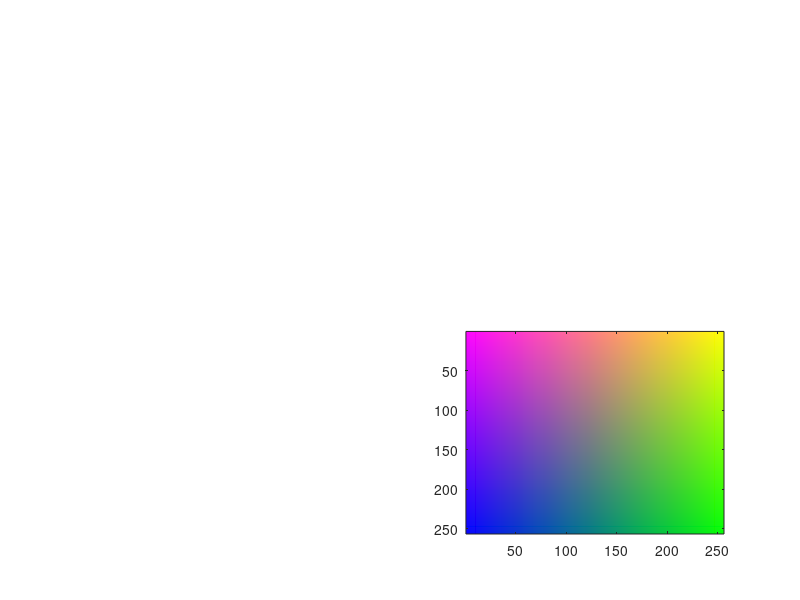

Recreate this plot in MATLAB.
clear all;
x=zeros(256,256,3);

%Composite
x(1,:,1)=255/255;
x(2,:,1)=254/255;
x(3,:,1)=253/255;
x(4,:,1)=252/255;
x(5,:,1)=251/255;
x(6,:,1)=250/255;
x(7,:,1)=249/255;
x(8,:,1)=248/255;
x(9,:,1)=247/255;
x(10,:,1)=246/255;
x(11,:,1)=245/255;
x(12,:,1)=244/255;
x(13,:,1)=243/255;
x(14,:,1)=242/255;
x(15,:,1)=241/255;
x(16,:,1)=240/255;
x(17,:,1)=239/255;
x(18,:,1)=238/255;
x(19,:,1)=237/255;
x(20,:,1)=236/255;
x(21,:,1)=235/255;
x(22,:,1)=234/255;
x(23,:,1)=233/255;
x(24,:,1)=232/255;
x(25,:,1)=231/255;
x(26,:,1)=230/255;
x(27,:,1)=229/255;
x(28,:,1)=228/255;
x(29,:,1)=227/255;
x(30,:,1)=226/255;
x(31,:,1)=225/255;
x(32,:,1)=224/255;
x(33,:,1)=223/255;
x(34,:,1)=222/255;
x(35,:,1)=221/255;
x(36,:,1)=220/255;
x(37,:,1)=219/255;
x(38,:,1)=218/255;
x(39,:,1)=217/255;
x(40,:,1)=216/255;
x(41,:,1)=215/255;
x(42,:,1)=214/255;
x(43,:,1)=213/255;
x(44,:,1)=212/255;
x(45,:,1)=212/255;
x(46,:,1)=211/255;
x(47,:,1)=210/255;
x(48,:,1)=209/255;
x(49,:,1)=208/255;
x(50,:,1)=207/255;
x(51,:,1)=206/255;
x(52,:,1)=205/255;
x(53,:,1)=204/255;
x(54,:,1)=203/255;
x(55,:,1)=202/255;
x(56,:,1)=201/255;
x(57,:,1)=200/255;
x(58,:,1)=199/255;
x(59,:,1)=198/255;
x(60,:,1)=197/255;
x(61,:,1)=196/255;
x(62,:,1)=195/255;
x(63,:,1)=194/255;
x(64,:,1)=193/255;
x(65,:,1)=192/255;
x(66,:,1)=191/255;
x(67,:,1)=190/255;
x(68,:,1)=189/255;
x(69,:,1)=188/255;
x(70,:,1)=187/255;
x(71,:,1)=186/255;
x(72,:,1)=185/255;
x(73,:,1)=184/255;
x(74,:,1)=183/255;
x(75,:,1)=182/255;
x(76,:,1)=181/255;
x(77,:,1)=180/255;
x(78,:,1)=179/255;
x(79,:,1)=178/255;
x(80,:,1)=177/255;
x(81,:,1)=176/255;
x(82,:,1)=175/255;
x(83,:,1)=174/255;
x(84,:,1)=173/255;
x(85,:,1)=172/255;
x(86,:,1)=171/255;
x(87,:,1)=170/255;
x(88,:,1)=169/255;
x(89,:,1)=168/255;
x(90,:,1)=167/255;
x(91,:,1)=166/255;
x(92,:,1)=165/255;
x(93,:,1)=164/255;
x(94,:,1)=163/255;
x(95,:,1)=162/255;
x(96,:,1)=161/255;
x(97,:,1)=160/255;
x(98,:,1)=159/255;
x(99,:,1)=158/255;
x(100,:,1)=157/255;
x(101,:,1)=156/255;
x(102,:,1)=155/255;
x(103,:,1)=154/255;
x(104,:,1)=153/255;
x(105,:,1)=152/255;
x(106,:,1)=151/255;
x(107,:,1)=150/255;
x(108,:,1)=149/255;
x(109,:,1)=148/255;
x(110,:,1)=147/255;
x(111,:,1)=146/255;
x(112,:,1)=145/255;
x(113,:,1)=144/255;
x(114,:,1)=143/255;
x(115,:,1)=142/255;
x(116,:,1)=141/255;
x(117,:,1)=140/255;
x(118,:,1)=139/255;
x(119,:,1)=138/255;
x(120,:,1)=137/255;
x(121,:,1)=136/255;
x(122,:,1)=135/255;
x(123,:,1)=134/255;
x(124,:,1)=133/255;
x(125,:,1)=132/255;
x(126,:,1)=131/255;
x(127,:,1)=130/255;
x(128,:,1)=129/255;
x(129,:,1)=128/255;
x(130,:,1)=127/255;
x(131,:,1)=126/255;
x(132,:,1)=125/255;
x(133,:,1)=124/255;
x(134,:,1)=123/255;
x(135,:,1)=122/255;
x(136,:,1)=121/255;
x(137,:,1)=120/255;
x(138,:,1)=119/255;
x(139,:,1)=119/255;
x(140,:,1)=118/255;
x(141,:,1)=117/255;
x(142,:,1)=116/255;
x(143,:,1)=115/255;
x(144,:,1)=114/255;
x(145,:,1)=113/255;
x(146,:,1)=112/255;
x(147,:,1)=111/255;
x(148,:,1)=110/255;
x(149,:,1)=109/255;
x(150,:,1)=109/255;
x(151,:,1)=108/255;
x(152,:,1)=107/255;
x(153,:,1)=106/255;
x(154,:,1)=105/255;
x(155,:,1)=104/255;
x(156,:,1)=103/255;
x(157,:,1)=102/255;
x(158,:,1)=101/255;
x(159,:,1)=100/255;
x(160,:,1)=99/255;
x(161,:,1)=98/255;
x(162,:,1)=97/255;
x(163,:,1)=96/255;
x(164,:,1)=95/255;
x(165,:,1)=94/255;
x(166,:,1)=93/255;
x(167,:,1)=92/255;
x(168,:,1)=91/255;
x(169,:,1)=90/255;
x(170,:,1)=89/255;
x(171,:,1)=88/255;
x(172,:,1)=87/255;
x(173,:,1)=86/255;
x(174,:,1)=85/255;
x(175,:,1)=84/255;
x(176,:,1)=83/255;
x(177,:,1)=82/255;
x(178,:,1)=81/255;
x(179,:,1)=80/255;
x(180,:,1)=79/255;
x(181,:,1)=79/255;
x(182,:,1)=78/255;
x(183,:,1)=77/255;
x(184,:,1)=76/255;
x(185,:,1)=75/255;
x(186,:,1)=74/255;
x(187,:,1)=73/255;
x(188,:,1)=72/255;
x(189,:,1)=71/255;
x(190,:,1)=69/255;
x(191,:,1)=69/255;
x(192,:,1)=68/255;
x(193,:,1)=67/255;
x(194,:,1)=66/255;
x(195,:,1)=65/255;
x(196,:,1)=64/255;
x(197,:,1)=63/255;
x(198,:,1)=62/255;
x(199,:,1)=61/255;
x(200,:,1)=60/255;
x(200,:,1)=59/255;
x(201,:,1)=58/255;
x(202,:,1)=57/255;
x(203,:,1)=56/255;
x(204,:,1)=55/255;
x(205,:,1)=54/255;
x(206,:,1)=53/255;
x(207,:,1)=52/255;
x(208,:,1)=51/255;
x(209,:,1)=50/255;
x(210,:,1)=49/255;
x(211,:,1)=49/255;
x(212,:,1)=48/255;
x(213,:,1)=47/255;
x(214,:,1)=46/255;
x(215,:,1)=45/255;
x(216,:,1)=44/255;
x(217,:,1)=43/255;
x(218,:,1)=42/255;
x(219,:,1)=41/255;
x(220,:,1)=40/255;
x(221,:,1)=39/255;
x(222,:,1)=39/255;
x(223,:,1)=38/255;
x(224,:,1)=37/255;
x(225,:,1)=36/255;
x(226,:,1)=35/255;
x(227,:,1)=34/255;
x(228,:,1)=33/255;
x(229,:,1)=32/255;
x(230,:,1)=31/255;
x(231,:,1)=30/255;
x(232,:,1)=29/255;
x(233,:,1)=28/255;
x(234,:,1)=27/255;
x(235,:,1)=26/255;
x(236,:,1)=25/255;
x(237,:,1)=24/255;
x(238,:,1)=23/255;
x(239,:,1)=22/255;
x(240,:,1)=21/255;
x(241,:,1)=20/255;
x(242,:,1)=19/255;
x(243,:,1)=19/255;
x(244,:,1)=18/255;
x(245,:,1)=17/255;
x(246,:,1)=16/255;
x(248,:,1)=15/255;
x(249,:,1)=14/255;
x(250,:,1)=13/255;
x(251,:,1)=12/255;
x(252,:,1)=11/255;
x(253,:,1)=9/255;
x(254,:,1)=8/255;
x(255,:,1)=7/255;
x(256,:,1)=6/255;

x(1,:,2)=255/255;
x(2,:,2)=254/255;
x(3,:,2)=253/255;
x(4,:,2)=252/255;
x(5,:,2)=251/255;
x(6,:,2)=250/255;
x(7,:,2)=249/255;
x(8,:,2)=248/255;
x(9,:,2)=247/255;
x(10,:,2)=246/255;
x(11,:,2)=245/255;
x(12,:,2)=244/255;
x(13,:,2)=243/255;
x(14,:,2)=242/255;
x(15,:,2)=241/255;
x(16,:,2)=240/255;
x(17,:,2)=239/255;
x(18,:,2)=238/255;
x(19,:,2)=237/255;
x(20,:,2)=236/255;
x(21,:,2)=235/255;
x(22,:,2)=234/255;
x(23,:,2)=233/255;
x(24,:,2)=232/255;
x(25,:,2)=231/255;
x(26,:,2)=230/255;
x(27,:,2)=229/255;
x(28,:,2)=228/255;
x(29,:,2)=227/255;
x(30,:,2)=226/255;
x(31,:,2)=225/255;
x(32,:,2)=224/255;
x(33,:,2)=223/255;
x(34,:,2)=222/255;
x(35,:,2)=221/255;
x(36,:,2)=220/255;
x(37,:,2)=219/255;
x(38,:,2)=218/255;
x(39,:,2)=217/255;
x(40,:,2)=216/255;
x(41,:,2)=215/255;
x(42,:,2)=214/255;
x(43,:,2)=213/255;
x(44,:,2)=212/255;
x(45,:,2)=212/255;
x(46,:,2)=211/255;
x(47,:,2)=210/255;
x(48,:,2)=209/255;
x(49,:,2)=208/255;
x(50,:,2)=207/255;
x(51,:,2)=206/255;
x(52,:,2)=205/255;
x(53,:,2)=204/255;
x(54,:,2)=203/255;
x(55,:,2)=202/255;
x(56,:,2)=201/255;
x(57,:,2)=200/255;
x(58,:,2)=199/255;
x(59,:,2)=198/255;
x(60,:,2)=197/255;
x(61,:,2)=196/255;
x(62,:,2)=195/255;
x(63,:,2)=194/255;
x(64,:,2)=193/255;
x(65,:,2)=192/255;
x(66,:,2)=191/255;
x(67,:,2)=190/255;
x(68,:,2)=189/255;
x(69,:,2)=188/255;
x(70,:,2)=187/255;
x(71,:,2)=186/255;
x(72,:,2)=185/255;
x(73,:,2)=184/255;
x(74,:,2)=183/255;
x(75,:,2)=182/255;
x(76,:,2)=181/255;
x(77,:,2)=180/255;
x(78,:,2)=179/255;
x(79,:,2)=178/255;
x(80,:,2)=177/255;
x(81,:,2)=176/255;
x(82,:,2)=175/255;
x(83,:,2)=174/255;
x(84,:,2)=173/255;
x(85,:,2)=172/255;
x(86,:,2)=171/255;
x(87,:,2)=170/255;
x(88,:,2)=169/255;
x(89,:,2)=168/255;
x(90,:,2)=167/255;
x(91,:,2)=166/255;
x(92,:,2)=165/255;
x(93,:,2)=164/255;
x(94,:,2)=163/255;
x(95,:,2)=162/255;
x(96,:,2)=161/255;
x(97,:,2)=160/255;
x(98,:,2)=159/255;
x(99,:,2)=158/255;
x(100,:,2)=157/255;
x(101,:,2)=156/255;
x(102,:,2)=155/255;
x(103,:,2)=154/255;
x(104,:,2)=153/255;
x(105,:,2)=152/255;
x(106,:,2)=151/255;
x(107,:,2)=150/255;
x(108,:,2)=149/255;
x(109,:,2)=148/255;
x(110,:,2)=147/255;
x(111,:,2)=146/255;
x(112,:,2)=145/255;
x(113,:,2)=144/255;
x(114,:,2)=143/255;
x(115,:,2)=142/255;
x(116,:,2)=141/255;
x(117,:,2)=140/255;
x(118,:,2)=139/255;
x(119,:,2)=138/255;
x(120,:,2)=137/255;
x(121,:,2)=136/255;
x(122,:,2)=135/255;
x(123,:,2)=134/255;
x(124,:,2)=133/255;
x(125,:,2)=132/255;
x(126,:,2)=131/255;
x(127,:,2)=130/255;
x(128,:,2)=129/255;
x(129,:,2)=128/255;
x(130,:,2)=127/255;
x(131,:,2)=126/255;
x(132,:,2)=125/255;
x(133,:,2)=124/255;
x(134,:,2)=123/255;
x(135,:,2)=122/255;
x(136,:,2)=121/255;
x(137,:,2)=120/255;
x(138,:,2)=119/255;
x(139,:,2)=119/255;
x(140,:,2)=118/255;
x(141,:,2)=117/255;
x(142,:,2)=116/255;
x(143,:,2)=115/255;
x(144,:,2)=114/255;
x(145,:,2)=113/255;
x(146,:,2)=112/255;
x(147,:,2)=111/255;
x(148,:,2)=110/255;
x(149,:,2)=109/255;
x(150,:,2)=109/255;
x(151,:,2)=108/255;
x(152,:,2)=107/255;
x(153,:,2)=106/255;
x(154,:,2)=105/255;
x(155,:,2)=104/255;
x(156,:,2)=103/255;
x(157,:,2)=102/255;
x(158,:,2)=101/255;
x(159,:,2)=100/255;
x(160,:,2)=99/255;
x(161,:,2)=98/255;
x(162,:,2)=97/255;
x(163,:,2)=96/255;
x(164,:,2)=95/255;
x(165,:,2)=94/255;
x(166,:,2)=93/255;
x(167,:,2)=92/255;
x(168,:,2)=91/255;
x(169,:,2)=90/255;
x(170,:,2)=89/255;
x(171,:,2)=88/255;
x(172,:,2)=87/255;
x(173,:,2)=86/255;
x(174,:,2)=85/255;
x(175,:,2)=84/255;
x(176,:,2)=83/255;
x(177,:,2)=82/255;
x(178,:,2)=81/255;
x(179,:,2)=80/255;
x(180,:,2)=79/255;
x(181,:,2)=79/255;
x(182,:,2)=78/255;
x(183,:,2)=77/255;
x(184,:,2)=76/255;
x(185,:,2)=75/255;
x(186,:,2)=74/255;
x(187,:,2)=73/255;
x(188,:,2)=72/255;
x(189,:,2)=71/255;
x(190,:,2)=69/255;
x(191,:,2)=69/255;
x(192,:,2)=68/255;
x(193,:,2)=67/255;
x(194,:,2)=66/255;
x(195,:,2)=65/255;
x(196,:,2)=64/255;
x(197,:,2)=63/255;
x(198,:,2)=62/255;
x(199,:,2)=61/255;
x(200,:,2)=60/255;
x(200,:,2)=59/255;
x(201,:,2)=58/255;
x(202,:,2)=57/255;
x(203,:,2)=56/255;
x(204,:,2)=55/255;
x(205,:,2)=54/255;
x(206,:,2)=53/255;
x(207,:,2)=52/255;
x(208,:,2)=51/255;
x(209,:,2)=50/255;
x(210,:,2)=49/255;
x(211,:,2)=49/255;
x(212,:,2)=48/255;
x(213,:,2)=47/255;
x(214,:,2)=46/255;
x(215,:,2)=45/255;
x(216,:,2)=44/255;
x(217,:,2)=43/255;
x(218,:,2)=42/255;
x(219,:,2)=41/255;
x(220,:,2)=40/255;
x(221,:,2)=39/255;
x(222,:,2)=39/255;
x(223,:,2)=38/255;
x(224,:,2)=37/255;
x(225,:,2)=36/255;
x(226,:,2)=35/255;
x(227,:,2)=34/255;
x(228,:,2)=33/255;
x(229,:,2)=32/255;
x(230,:,2)=31/255;
x(231,:,2)=30/255;
x(232,:,2)=29/255;
x(233,:,2)=28/255;
x(234,:,2)=27/255;
x(235,:,2)=26/255;
x(236,:,2)=25/255;
x(237,:,2)=24/255;
x(238,:,2)=23/255;
x(239,:,2)=22/255;
x(240,:,2)=21/255;
x(241,:,2)=20/255;
x(242,:,2)=19/255;
x(243,:,2)=19/255;
x(244,:,2)=18/255;
x(245,:,2)=17/255;
x(246,:,2)=16/255;
x(248,:,2)=15/255;
x(249,:,2)=14/255;
x(250,:,2)=13/255;
x(251,:,2)=12/255;
x(252,:,2)=11/255;
x(253,:,2)=9/255;
x(254,:,2)=8/255;
x(255,:,2)=7/255;
x(256,:,2)=6/255;
x(:,:,2)=rot90(rot90(rot90(x(:,:,2))));

x(1,:,3)=255/255;
x(2,:,3)=254/255;
x(3,:,3)=253/255;
x(4,:,3)=252/255;
x(5,:,3)=251/255;
x(6,:,3)=250/255;
x(7,:,3)=249/255;
x(8,:,3)=248/255;
x(9,:,3)=247/255;
x(10,:,3)=246/255;
x(11,:,3)=245/255;
x(12,:,3)=244/255;
x(13,:,3)=243/255;
x(14,:,3)=242/255;
x(15,:,3)=241/255;
x(16,:,3)=240/255;
x(17,:,3)=239/255;
x(18,:,3)=238/255;
x(19,:,3)=237/255;
x(20,:,3)=236/255;
x(21,:,3)=235/255;
x(22,:,3)=234/255;
x(23,:,3)=233/255;
x(24,:,3)=232/255;
x(25,:,3)=231/255;
x(26,:,3)=230/255;
x(27,:,3)=229/255;
x(28,:,3)=228/255;
x(29,:,3)=227/255;
x(30,:,3)=226/255;
x(31,:,3)=225/255;
x(32,:,3)=224/255;
x(33,:,3)=223/255;
x(34,:,3)=222/255;
x(35,:,3)=221/255;
x(36,:,3)=220/255;
x(37,:,3)=219/255;
x(38,:,3)=218/255;
x(39,:,3)=217/255;
x(40,:,3)=216/255;
x(41,:,3)=215/255;
x(42,:,3)=214/255;
x(43,:,3)=213/255;
x(44,:,3)=212/255;
x(45,:,3)=212/255;
x(46,:,3)=211/255;
x(47,:,3)=210/255;
x(48,:,3)=209/255;
x(49,:,3)=208/255;
x(50,:,3)=207/255;
x(51,:,3)=206/255;
x(52,:,3)=205/255;
x(53,:,3)=204/255;
x(54,:,3)=203/255;
x(55,:,3)=202/255;
x(56,:,3)=201/255;
x(57,:,3)=200/255;
x(58,:,3)=199/255;
x(59,:,3)=198/255;
x(60,:,3)=197/255;
x(61,:,3)=196/255;
x(62,:,3)=195/255;
x(63,:,3)=194/255;
x(64,:,3)=193/255;
x(65,:,3)=192/255;
x(66,:,3)=191/255;
x(67,:,3)=190/255;
x(68,:,3)=189/255;
x(69,:,3)=188/255;
x(70,:,3)=187/255;
x(71,:,3)=186/255;
x(72,:,3)=185/255;
x(73,:,3)=184/255;
x(74,:,3)=183/255;
x(75,:,3)=182/255;
x(76,:,3)=181/255;
x(77,:,3)=180/255;
x(78,:,3)=179/255;
x(79,:,3)=178/255;
x(80,:,3)=177/255;
x(81,:,3)=176/255;
x(82,:,3)=175/255;
x(83,:,3)=174/255;
x(84,:,3)=173/255;
x(85,:,3)=172/255;
x(86,:,3)=171/255;
x(87,:,3)=170/255;
x(88,:,3)=169/255;
x(89,:,3)=168/255;
x(90,:,3)=167/255;
x(91,:,3)=166/255;
x(92,:,3)=165/255;
x(93,:,3)=164/255;
x(94,:,3)=163/255;
x(95,:,3)=162/255;
x(96,:,3)=161/255;
x(97,:,3)=160/255;
x(98,:,3)=159/255;
x(99,:,3)=158/255;
x(100,:,3)=157/255;
x(101,:,3)=156/255;
x(102,:,3)=155/255;
x(103,:,3)=154/255;
x(104,:,3)=153/255;
x(105,:,3)=152/255;
x(106,:,3)=151/255;
x(107,:,3)=150/255;
x(108,:,3)=149/255;
x(109,:,3)=148/255;
x(110,:,3)=147/255;
x(111,:,3)=146/255;
x(112,:,3)=145/255;
x(113,:,3)=144/255;
x(114,:,3)=143/255;
x(115,:,3)=142/255;
x(116,:,3)=141/255;
x(117,:,3)=140/255;
x(118,:,3)=139/255;
x(119,:,3)=138/255;
x(120,:,3)=137/255;
x(121,:,3)=136/255;
x(122,:,3)=135/255;
x(123,:,3)=134/255;
x(124,:,3)=133/255;
x(125,:,3)=132/255;
x(126,:,3)=131/255;
x(127,:,3)=130/255;
x(128,:,3)=129/255;
x(129,:,3)=128/255;
x(130,:,3)=127/255;
x(131,:,3)=126/255;
x(132,:,3)=125/255;
x(133,:,3)=124/255;
x(134,:,3)=123/255;
x(135,:,3)=122/255;
x(136,:,3)=121/255;
x(137,:,3)=120/255;
x(138,:,3)=119/255;
x(139,:,3)=119/255;
x(140,:,3)=118/255;
x(141,:,3)=117/255;
x(142,:,3)=116/255;
x(143,:,3)=115/255;
x(144,:,3)=114/255;
x(145,:,3)=113/255;
x(146,:,3)=112/255;
x(147,:,3)=111/255;
x(148,:,3)=110/255;
x(149,:,3)=109/255;
x(150,:,3)=109/255;
x(151,:,3)=108/255;
x(152,:,3)=107/255;
x(153,:,3)=106/255;
x(154,:,3)=105/255;
x(155,:,3)=104/255;
x(156,:,3)=103/255;
x(157,:,3)=102/255;
x(158,:,3)=101/255;
x(159,:,3)=100/255;
x(160,:,3)=99/255;
x(161,:,3)=98/255;
x(162,:,3)=97/255;
x(163,:,3)=96/255;
x(164,:,3)=95/255;
x(165,:,3)=94/255;
x(166,:,3)=93/255;
x(167,:,3)=92/255;
x(168,:,3)=91/255;
x(169,:,3)=90/255;
x(170,:,3)=89/255;
x(171,:,3)=88/255;
x(172,:,3)=87/255;
x(173,:,3)=86/255;
x(174,:,3)=85/255;
x(175,:,3)=84/255;
x(176,:,3)=83/255;
x(177,:,3)=82/255;
x(178,:,3)=81/255;
x(179,:,3)=80/255;
x(180,:,3)=79/255;
x(181,:,3)=79/255;
x(182,:,3)=78/255;
x(183,:,3)=77/255;
x(184,:,3)=76/255;
x(185,:,3)=75/255;
x(186,:,3)=74/255;
x(187,:,3)=73/255;
x(188,:,3)=72/255;
x(189,:,3)=71/255;
x(190,:,3)=69/255;
x(191,:,3)=69/255;
x(192,:,3)=68/255;
x(193,:,3)=67/255;
x(194,:,3)=66/255;
x(195,:,3)=65/255;
x(196,:,3)=64/255;
x(197,:,3)=63/255;
x(198,:,3)=62/255;
x(199,:,3)=61/255;
x(200,:,3)=60/255;
x(200,:,3)=59/255;
x(201,:,3)=58/255;
x(202,:,3)=57/255;
x(203,:,3)=56/255;
x(204,:,3)=55/255;
x(205,:,3)=54/255;
x(206,:,3)=53/255;
x(207,:,3)=52/255;
x(208,:,3)=51/255;
x(209,:,3)=50/255;
x(210,:,3)=49/255;
x(211,:,3)=49/255;
x(212,:,3)=48/255;
x(213,:,3)=47/255;
x(214,:,3)=46/255;
x(215,:,3)=45/255;
x(216,:,3)=44/255;
x(217,:,3)=43/255;
x(218,:,3)=42/255;
x(219,:,3)=41/255;
x(220,:,3)=40/255;
x(221,:,3)=39/255;
x(222,:,3)=39/255;
x(223,:,3)=38/255;
x(224,:,3)=37/255;
x(225,:,3)=36/255;
x(226,:,3)=35/255;
x(227,:,3)=34/255;
x(228,:,3)=33/255;
x(229,:,3)=32/255;
x(230,:,3)=31/255;
x(231,:,3)=30/255;
x(232,:,3)=29/255;
x(233,:,3)=28/255;
x(234,:,3)=27/255;
x(235,:,3)=26/255;
x(236,:,3)=25/255;
x(237,:,3)=24/255;
x(238,:,3)=23/255;
x(239,:,3)=22/255;
x(240,:,3)=21/255;
x(241,:,3)=20/255;
x(242,:,3)=19/255;
x(243,:,3)=19/255;
x(244,:,3)=18/255;
x(245,:,3)=17/255;
x(246,:,3)=16/255;
x(248,:,3)=15/255;
x(249,:,3)=14/255;
x(250,:,3)=13/255;
x(251,:,3)=12/255;
x(252,:,3)=11/255;
x(253,:,3)=9/255;
x(254,:,3)=8/255;
x(255,:,3)=7/255;
x(256,:,3)=6/255;
x(:,:,3)=rot90(x(:,:,3));

subplot(2,2,4)
imagesc(x)

%Red Layer
r(1,:,1)=255/255;
r(2,:,1)=254/255;
r(3,:,1)=253/255;
r(4,:,1)=252/255;
r(5,:,1)=251/255;
r(6,:,1)=250/255;
r(7,:,1)=249/255;
r(8,:,1)=248/255;
r(9,:,1)=247/255;
r(10,:,1)=246/255;
r(11,:,1)=245/255;
r(12,:,1)=244/255;
r(13,:,1)=243/255;
r(14,:,1)=242/255;
r(15,:,1)=241/255;
r(16,:,1)=240/255;
r(17,:,1)=239/255;
r(18,:,1)=238/255;
r(19,:,1)=237/255;
r(20,:,1)=236/255;
r(21,:,1)=235/255;
r(22,:,1)=234/255;
r(23,:,1)=233/255;
r(24,:,1)=232/255;
r(25,:,1)=231/255;
r(26,:,1)=230/255;
r(27,:,1)=229/255;
r(28,:,1)=228/255;
r(29,:,1)=227/255;
r(30,:,1)=226/255;
r(31,:,1)=225/255;
r(32,:,1)=224/255;
r(33,:,1)=223/255;
r(34,:,1)=222/255;
r(35,:,1)=221/255;
r(36,:,1)=220/255;
r(37,:,1)=219/255;
r(38,:,1)=218/255;
r(39,:,1)=217/255;
r(40,:,1)=216/255;
r(41,:,1)=215/255;
r(42,:,1)=214/255;
r(43,:,1)=213/255;
r(44,:,1)=212/255;
r(45,:,1)=212/255;
r(46,:,1)=211/255;
r(47,:,1)=210/255;
r(48,:,1)=209/255;
r(49,:,1)=208/255;
r(50,:,1)=207/255;
r(51,:,1)=206/255;
r(52,:,1)=205/255;
r(53,:,1)=204/255;
r(54,:,1)=203/255;
r(55,:,1)=202/255;
r(56,:,1)=201/255;
r(57,:,1)=200/255;
r(58,:,1)=199/255;
r(59,:,1)=198/255;
r(60,:,1)=197/255;
r(61,:,1)=196/255;
r(62,:,1)=195/255;
r(63,:,1)=194/255;
r(64,:,1)=193/255;
r(65,:,1)=192/255;
r(66,:,1)=191/255;
r(67,:,1)=190/255;
r(68,:,1)=189/255;
r(69,:,1)=188/255;
r(70,:,1)=187/255;
r(71,:,1)=186/255;
r(72,:,1)=185/255;
r(73,:,1)=184/255;
r(74,:,1)=183/255;
r(75,:,1)=182/255;
r(76,:,1)=181/255;
r(77,:,1)=180/255;
r(78,:,1)=179/255;
r(79,:,1)=178/255;
r(80,:,1)=177/255;
r(81,:,1)=176/255;
r(82,:,1)=175/255;
r(83,:,1)=174/255;
r(84,:,1)=173/255;
r(85,:,1)=172/255;
r(86,:,1)=171/255;
r(87,:,1)=170/255;
r(88,:,1)=169/255;
r(89,:,1)=168/255;
r(90,:,1)=167/255;
r(91,:,1)=166/255;
r(92,:,1)=165/255;
r(93,:,1)=164/255;
r(94,:,1)=163/255;
r(95,:,1)=162/255;
r(96,:,1)=161/255;
r(97,:,1)=160/255;
r(98,:,1)=159/255;
r(99,:,1)=158/255;
r(100,:,1)=157/255;
r(101,:,1)=156/255;
r(102,:,1)=155/255;
r(103,:,1)=154/255;
r(104,:,1)=153/255;
r(105,:,1)=152/255;
r(106,:,1)=151/255;
r(107,:,1)=150/255;
r(108,:,1)=149/255;
r(109,:,1)=148/255;
r(110,:,1)=147/255;
r(111,:,1)=146/255;
r(112,:,1)=145/255;
r(113,:,1)=144/255;
r(114,:,1)=143/255;
r(115,:,1)=142/255;
r(116,:,1)=141/255;
r(117,:,1)=140/255;
r(118,:,1)=139/255;
r(119,:,1)=138/255;
r(120,:,1)=137/255;
r(121,:,1)=136/255;
r(122,:,1)=135/255;
r(123,:,1)=134/255;
r(124,:,1)=133/255;
r(125,:,1)=132/255;
r(126,:,1)=131/255;
r(127,:,1)=130/255;
r(128,:,1)=129/255;
r(129,:,1)=128/255;
r(130,:,1)=127/255;
r(131,:,1)=126/255;
r(132,:,1)=125/255;
r(133,:,1)=124/255;
r(134,:,1)=123/255;
r(135,:,1)=122/255;
r(136,:,1)=121/255;
r(137,:,1)=120/255;
r(138,:,1)=119/255;
r(139,:,1)=119/255;
r(140,:,1)=118/255;
r(141,:,1)=117/255;
r(142,:,1)=116/255;
r(143,:,1)=115/255;
r(144,:,1)=114/255;
r(145,:,1)=113/255;
r(146,:,1)=112/255;
r(147,:,1)=111/255;
r(148,:,1)=110/255;
r(149,:,1)=109/255;
r(150,:,1)=109/255;
r(151,:,1)=108/255;
r(152,:,1)=107/255;
r(153,:,1)=106/255;
r(154,:,1)=105/255;
r(155,:,1)=104/255;
r(156,:,1)=103/255;
r(157,:,1)=102/255;
r(158,:,1)=101/255;
r(159,:,1)=100/255;
r(160,:,1)=99/255;
r(161,:,1)=98/255;
r(162,:,1)=97/255;
r(163,:,1)=96/255;
r(164,:,1)=95/255;
r(165,:,1)=94/255;
r(166,:,1)=93/255;
r(167,:,1)=92/255;
r(168,:,1)=91/255;
r(169,:,1)=90/255;
r(170,:,1)=89/255;
r(171,:,1)=88/255;
r(172,:,1)=87/255;
r(173,:,1)=86/255;
r(174,:,1)=85/255;
r(175,:,1)=84/255;
r(176,:,1)=83/255;
r(177,:,1)=82/255;
r(178,:,1)=81/255;
r(179,:,1)=80/255;
r(180,:,1)=79/255;
r(181,:,1)=79/255;
r(182,:,1)=78/255;
r(183,:,1)=77/255;
r(184,:,1)=76/255;
r(185,:,1)=75/255;
r(186,:,1)=74/255;
r(187,:,1)=73/255;
r(188,:,1)=72/255;
r(189,:,1)=71/255;
r(190,:,1)=69/255;
r(191,:,1)=69/255;
r(192,:,1)=68/255;
r(193,:,1)=67/255;
r(194,:,1)=66/255;
r(195,:,1)=65/255;
r(196,:,1)=64/255;
r(197,:,1)=63/255;
r(198,:,1)=62/255;
r(199,:,1)=61/255;
r(200,:,1)=60/255;
r(200,:,1)=59/255;
r(201,:,1)=58/255;
r(202,:,1)=57/255;
r(203,:,1)=56/255;
r(204,:,1)=55/255;
r(205,:,1)=54/255;
r(206,:,1)=53/255;
r(207,:,1)=52/255;
r(208,:,1)=51/255;
r(209,:,1)=50/255;
r(210,:,1)=49/255;
r(211,:,1)=49/255;
r(212,:,1)=48/255;
r(213,:,1)=47/255;
r(214,:,1)=46/255;
r(215,:,1)=45/255;
r(216,:,1)=44/255;
r(217,:,1)=43/255;
r(218,:,1)=42/255;
r(219,:,1)=41/255;
r(220,:,1)=40/255;
r(221,:,1)=39/255;
r(222,:,1)=39/255;
r(223,:,1)=38/255;
r(224,:,1)=37/255;
r(225,:,1)=36/255;
r(226,:,1)=35/255;
r(227,:,1)=34/255;
r(228,:,1)=33/255;
r(229,:,1)=32/255;
r(230,:,1)=31/255;
r(231,:,1)=30/255;
r(232,:,1)=29/255;
r(233,:,1)=28/255;
r(234,:,1)=27/255;
r(235,:,1)=26/255;
r(236,:,1)=25/255;
r(237,:,1)=24/255;
r(238,:,1)=23/255;
r(239,:,1)=22/255;
r(240,:,1)=21/255;
r(241,:,1)=20/255;
r(242,:,1)=19/255;
r(243,:,1)=19/255;
r(244,:,1)=18/255;
r(245,:,1)=17/255;
r(246,:,1)=16/255;
r(248,:,1)=15/255;
r(249,:,1)=14/255;
r(250,:,1)=13/255;
r(251,:,1)=12/255;
r(252,:,1)=11/255;
r(253,:,1)=9/255;
r(254,:,1)=8/255;
r(255,:,1)=7/255;
r(256,:,1)=6/255;

r(1,:,3)=255/255;
r(2,:,3)=254/255;
r(3,:,3)=253/255;
r(4,:,3)=252/255;
r(5,:,3)=251/255;
r(6,:,3)=250/255;
r(7,:,3)=249/255;
r(8,:,3)=248/255;
r(9,:,3)=247/255;
r(10,:,3)=246/255;
r(11,:,3)=245/255;
r(12,:,3)=244/255;
r(13,:,3)=243/255;
r(14,:,3)=242/255;
r(15,:,3)=241/255;
r(16,:,3)=240/255;
r(17,:,3)=239/255;
r(18,:,3)=238/255;
r(19,:,3)=237/255;
r(20,:,3)=236/255;
r(21,:,3)=235/255;
r(22,:,3)=234/255;
r(23,:,3)=233/255;
r(24,:,3)=232/255;
r(25,:,3)=231/255;
r(26,:,3)=230/255;
r(27,:,3)=229/255;
r(28,:,3)=228/255;
r(29,:,3)=227/255;
r(30,:,3)=226/255;
r(31,:,3)=225/255;
r(32,:,3)=224/255;
r(33,:,3)=223/255;
r(34,:,3)=222/255;
r(35,:,3)=221/255;
r(36,:,3)=220/255;
r(37,:,3)=219/255;
r(38,:,3)=218/255;
r(39,:,3)=217/255;
r(40,:,3)=216/255;
r(41,:,3)=215/255;
r(42,:,3)=214/255;
r(43,:,3)=213/255;
r(44,:,3)=212/255;
r(45,:,3)=212/255;
r(46,:,3)=211/255;
r(47,:,3)=210/255;
r(48,:,3)=209/255;
r(49,:,3)=208/255;
r(50,:,3)=207/255;
r(51,:,3)=206/255;
r(52,:,3)=205/255;
r(53,:,3)=204/255;
r(54,:,3)=203/255;
r(55,:,3)=202/255;
r(56,:,3)=201/255;
r(57,:,3)=200/255;
r(58,:,3)=199/255;
r(59,:,1)=198/255;
r(60,:,1)=197/255;
r(61,:,1)=196/255;
r(62,:,1)=195/255;
r(63,:,1)=194/255;
r(64,:,1)=193/255;
r(65,:,1)=192/255;
r(66,:,1)=191/255;
r(67,:,1)=190/255;
r(68,:,1)=189/255;
r(69,:,1)=188/255;
r(70,:,1)=187/255;
r(71,:,1)=186/255;
r(72,:,1)=185/255;
r(73,:,1)=184/255;
r(74,:,1)=183/255;
r(75,:,1)=182/255;
r(76,:,1)=181/255;
r(77,:,1)=180/255;
r(78,:,1)=179/255;
r(79,:,1)=178/255;
r(80,:,1)=177/255;
r(81,:,1)=176/255;
r(82,:,1)=175/255;
r(83,:,1)=174/255;
r(84,:,1)=173/255;
r(85,:,1)=172/255;
r(86,:,1)=171/255;
r(87,:,1)=170/255;
r(88,:,1)=169/255;
r(89,:,1)=168/255;
r(90,:,1)=167/255;
r(91,:,1)=166/255;
r(92,:,1)=165/255;
r(93,:,1)=164/255;
r(94,:,1)=163/255;
r(95,:,1)=162/255;
r(96,:,1)=161/255;
r(97,:,1)=160/255;
r(98,:,1)=159/255;
r(99,:,1)=158/255;
r(100,:,1)=157/255;
r(101,:,1)=156/255;
r(102,:,1)=155/255;
r(103,:,1)=154/255;
r(104,:,1)=153/255;
r(105,:,1)=152/255;
r(106,:,1)=151/255;
r(107,:,1)=150/255;
r(108,:,1)=149/255;
r(109,:,1)=148/255;
r(110,:,1)=147/255;
r(111,:,1)=146/255;
r(112,:,1)=145/255;
r(113,:,1)=144/255;
r(114,:,1)=143/255;
r(115,:,1)=142/255;
r(116,:,1)=141/255;
r(117,:,1)=140/255;
r(118,:,1)=139/255;
r(119,:,1)=138/255;
r(120,:,1)=137/255;
r(121,:,1)=136/255;
r(122,:,1)=135/255;
r(123,:,1)=134/255;
r(124,:,1)=133/255;
r(125,:,1)=132/255;
r(126,:,1)=131/255;
r(127,:,1)=130/255;
r(128,:,1)=129/255;
r(129,:,1)=128/255;
r(130,:,1)=127/255;
r(131,:,1)=126/255;
r(132,:,1)=125/255;
r(133,:,1)=124/255;
r(134,:,1)=123/255;
r(135,:,1)=122/255;
r(136,:,1)=121/255;
r(137,:,1)=120/255;
r(138,:,1)=119/255;
r(139,:,1)=119/255;
r(140,:,1)=118/255;
r(141,:,1)=117/255;
r(142,:,1)=116/255;
r(143,:,1)=115/255;
r(144,:,1)=114/255;
r(145,:,1)=113/255;
r(146,:,1)=112/255;
r(147,:,1)=111/255;
r(148,:,1)=110/255;
r(149,:,1)=109/255;
r(150,:,1)=109/255;
r(151,:,1)=108/255;
r(152,:,1)=107/255;
r(153,:,1)=106/255;
r(154,:,1)=105/255;
r(155,:,1)=104/255;
r(156,:,1)=103/255;
r(157,:,1)=102/255;
r(158,:,1)=101/255;
r(159,:,1)=100/255;
r(160,:,1)=99/255;
r(161,:,1)=98/255;
r(162,:,1)=97/255;
r(163,:,1)=96/255;
r(164,:,1)=95/255;
r(165,:,1)=94/255;
r(166,:,1)=93/255;
r(167,:,1)=92/255;
r(168,:,1)=91/255;
r(169,:,1)=90/255;
r(170,:,1)=89/255;
r(171,:,1)=88/255;
r(172,:,1)=87/255;
r(173,:,1)=86/255;
r(174,:,1)=85/255;
r(175,:,1)=84/255;
r(176,:,1)=83/255;
r(177,:,1)=82/255;
r(178,:,1)=81/255;
r(179,:,1)=80/255;
r(180,:,1)=79/255;
r(181,:,1)=79/255;
r(182,:,1)=78/255;
r(183,:,1)=77/255;
r(184,:,1)=76/255;
r(185,:,1)=75/255;
r(186,:,1)=74/255;
r(187,:,1)=73/255;
r(188,:,1)=72/255;
r(189,:,1)=71/255;
r(190,:,1)=69/255;
r(191,:,1)=69/255;
r(192,:,1)=68/255;
r(193,:,1)=67/255;
r(194,:,1)=66/255;
r(195,:,1)=65/255;
r(196,:,1)=64/255;
r(197,:,1)=63/255;
r(198,:,1)=62/255;
r(199,:,1)=61/255;
r(200,:,1)=60/255;
r(200,:,1)=59/255;
r(201,:,1)=58/255;
r(202,:,1)=57/255;
r(203,:,1)=56/255;
r(204,:,1)=55/255;
r(205,:,1)=54/255;
r(206,:,1)=53/255;
r(207,:,1)=52/255;
r(208,:,1)=51/255;
r(209,:,1)=50/255;
r(210,:,1)=49/255;
r(211,:,1)=49/255;
r(212,:,1)=48/255;
r(213,:,1)=47/255;
r(214,:,1)=46/255;
r(215,:,1)=45/255;
r(216,:,1)=44/255;
r(217,:,1)=43/255;
r(218,:,1)=42/255;
r(219,:,1)=41/255;
r(220,:,1)=40/255;
r(221,:,1)=39/255;
r(222,:,1)=39/255;
r(223,:,1)=38/255;
r(224,:,1)=37/255;
r(225,:,1)=36/255;
r(226,:,1)=35/255;
r(227,:,1)=34/255;
r(228,:,1)=33/255;
r(229,:,1)=32/255;
r(230,:,1)=31/255;
r(231,:,1)=30/255;
r(232,:,1)=29/255;
r(233,:,1)=28/255;
r(234,:,1)=27/255;
r(235,:,1)=26/255;
r(236,:,1)=25/255;
r(237,:,1)=24/255;
r(238,:,1)=23/255;
r(239,:,1)=22/255;
r(240,:,1)=21/255;
r(241,:,1)=20/255;
r(242,:,1)=19/255;
r(243,:,1)=19/255;
r(244,:,1)=18/255;
r(245,:,1)=17/255;
r(246,:,1)=16/255;
r(248,:,1)=15/255;
r(249,:,1)=14/255;
r(250,:,1)=13/255;
r(251,:,1)=12/255;
r(252,:,1)=11/255;
r(253,:,1)=9/255;
r(254,:,1)=8/255;
r(255,:,1)=7/255;
r(256,:,1)=6/255;

r(1,:,2)=255/255;
r(2,:,2)=254/255;
r(3,:,2)=253/255;
r(4,:,2)=252/255;
r(5,:,2)=251/255;
r(6,:,2)=250/255;
r(7,:,2)=249/255;
r(8,:,2)=248/255;
r(9,:,2)=247/255;
r(10,:,2)=246/255;
r(11,:,2)=245/255;
r(12,:,2)=244/255;
r(13,:,2)=243/255;
r(14,:,2)=242/255;
r(15,:,2)=241/255;
r(16,:,2)=240/255;
r(17,:,2)=239/255;
r(18,:,2)=238/255;
r(19,:,2)=237/255;
r(20,:,2)=236/255;
r(21,:,2)=235/255;
r(22,:,2)=234/255;
r(23,:,2)=233/255;
r(24,:,2)=232/255;
r(25,:,2)=231/255;
r(26,:,2)=230/255;
r(27,:,2)=229/255;
r(28,:,2)=228/255;
r(29,:,2)=227/255;
r(30,:,2)=226/255;
r(31,:,2)=225/255;
r(32,:,2)=224/255;
r(33,:,2)=223/255;
r(34,:,2)=222/255;
r(35,:,2)=221/255;
r(36,:,2)=220/255;
r(37,:,2)=219/255;
r(38,:,2)=218/255;
r(39,:,2)=217/255;
r(40,:,2)=216/255;
r(41,:,2)=215/255;
r(42,:,2)=214/255;
r(43,:,2)=213/255;
r(44,:,2)=212/255;
r(45,:,2)=212/255;
r(46,:,2)=211/255;
r(47,:,2)=210/255;
r(48,:,2)=209/255;
r(49,:,2)=208/255;
r(50,:,2)=207/255;
r(51,:,2)=206/255;
r(52,:,2)=205/255;
r(53,:,2)=204/255;
r(54,:,2)=203/255;
r(55,:,2)=202/255;
r(56,:,2)=201/255;
r(57,:,2)=200/255;
r(58,:,2)=199/255;
r(59,:,2)=198/255;
r(60,:,2)=197/255;
r(61,:,2)=196/255;
r(62,:,2)=195/255;
r(63,:,2)=194/255;
r(64,:,2)=193/255;
r(65,:,2)=192/255;
r(66,:,2)=191/255;
r(67,:,2)=190/255;
r(68,:,2)=189/255;
r(69,:,2)=188/255;
r(70,:,2)=187/255;
r(71,:,2)=186/255;
r(72,:,2)=185/255;
r(73,:,2)=184/255;
r(74,:,2)=183/255;
r(75,:,2)=182/255;
r(76,:,2)=181/255;
r(77,:,2)=180/255;
r(78,:,2)=179/255;
r(79,:,2)=178/255;
r(80,:,2)=177/255;
r(81,:,2)=176/255;
r(82,:,2)=175/255;
r(83,:,2)=174/255;
r(84,:,2)=173/255;
r(85,:,2)=172/255;
r(86,:,2)=171/255;
r(87,:,2)=170/255;
r(88,:,2)=169/255;
r(89,:,2)=168/255;
r(90,:,2)=167/255;
r(91,:,2)=166/255;
r(92,:,2)=165/255;
r(93,:,2)=164/255;
r(94,:,2)=163/255;
r(95,:,2)=162/255;
r(96,:,2)=161/255;
r(97,:,2)=160/255;
r(98,:,2)=159/255;
r(99,:,2)=158/255;
r(100,:,2)=157/255;
r(101,:,2)=156/255;
r(102,:,2)=155/255;
r(103,:,2)=154/255;
r(104,:,2)=153/255;
r(105,:,2)=152/255;
r(106,:,2)=151/255;
r(107,:,2)=150/255;
r(108,:,2)=149/255;
r(109,:,2)=148/255;
r(110,:,2)=147/255;
r(111,:,2)=146/255;
r(112,:,2)=145/255;
r(113,:,2)=144/255;
r(114,:,2)=143/255;
r(115,:,2)=142/255;
r(116,:,2)=141/255;
r(117,:,2)=140/255;
r(118,:,2)=139/255;
r(119,:,2)=138/255;
r(120,:,2)=137/255;
r(121,:,2)=136/255;
r(122,:,2)=135/255;
r(123,:,2)=134/255;
r(124,:,2)=133/255;
r(125,:,2)=132/255;
r(126,:,2)=131/255;
r(127,:,2)=130/255;
r(128,:,2)=129/255;
r(129,:,2)=128/255;
r(130,:,2)=127/255;
r(131,:,2)=126/255;
r(132,:,2)=125/255;
r(133,:,2)=124/255;
r(134,:,2)=123/255;
r(135,:,2)=122/255;
r(136,:,2)=121/255;
r(137,:,2)=120/255;
r(138,:,2)=119/255;
r(139,:,2)=119/255;
r(140,:,2)=118/255;
r(141,:,2)=117/255;
r(142,:,2)=116/255;
r(143,:,2)=115/255;
r(144,:,2)=114/255;
r(145,:,2)=113/255;
r(146,:,2)=112/255;
r(147,:,2)=111/255;
r(148,:,2)=110/255;
r(149,:,2)=109/255;
r(150,:,2)=109/255;
r(151,:,2)=108/255;
r(152,:,2)=107/255;
r(153,:,2)=106/255;
r(154,:,2)=105/255;
r(155,:,2)=104/255;
r(156,:,2)=103/255;
r(157,:,2)=102/255;
r(158,:,2)=101/255;
r(159,:,2)=100/255;
r(160,:,2)=99/255;
r(161,:,2)=98/255;
r(162,:,2)=97/255;
r(163,:,2)=96/255;
r(164,:,2)=95/255;
r(165,:,2)=94/255;
r(166,:,2)=93/255;
r(167,:,2)=92/255;
r(168,:,2)=91/255;
r(169,:,2)=90/255;
r(170,:,2)=89/255;
r(171,:,2)=88/255;
r(172,:,2)=87/255;
r(173,:,2)=86/255;
r(174,:,2)=85/255;
r(175,:,2)=84/255;
r(176,:,2)=83/255;
r(177,:,2)=82/255;
r(178,:,2)=81/255;
r(179,:,2)=80/255;
r(180,:,2)=79/255;
r(181,:,2)=79/255;
r(182,:,2)=78/255;
r(183,:,2)=77/255;
r(184,:,2)=76/255;
r(185,:,2)=75/255;
r(186,:,2)=74/255;
r(187,:,2)=73/255;
r(188,:,2)=72/255;
r(189,:,2)=71/255;
r(190,:,2)=69/255;
r(191,:,2)=69/255;
r(192,:,2)=68/255;
r(193,:,2)=67/255;
r(194,:,2)=66/255;
r(195,:,2)=65/255;
r(196,:,2)=64/255;
r(197,:,2)=63/255;
r(198,:,2)=62/255;
r(199,:,2)=61/255;
r(200,:,2)=60/255;
r(200,:,2)=59/255;
r(201,:,2)=58/255;
r(202,:,2)=57/255;
r(203,:,2)=56/255;
r(204,:,2)=55/255;
r(205,:,2)=54/255;
r(206,:,2)=53/255;
r(207,:,2)=52/255;
r(208,:,2)=51/255;
r(209,:,2)=50/255;
r(210,:,2)=49/255;
r(211,:,2)=49/255;
r(212,:,2)=48/255;
r(213,:,2)=47/255;
r(214,:,2)=46/255;
r(215,:,2)=45/255;
r(216,:,2)=44/255;
r(217,:,2)=43/255;
r(218,:,2)=42/255;
r(219,:,2)=41/255;
r(220,:,2)=40/255;
r(221,:,2)=39/255;
r(222,:,2)=39/255;
r(223,:,2)=38/255;
r(224,:,2)=37/255;
r(225,:,2)=36/255;
r(226,:,2)=35/255;
r(227,:,2)=34/255;
r(228,:,2)=33/255;
r(229,:,2)=32/255;
r(230,:,2)=31/255;
r(231,:,2)=30/255;
r(232,:,2)=29/255;
r(233,:,2)=28/255;
r(234,:,2)=27/255;
r(235,:,2)=26/255;
r(236,:,2)=25/255;
r(237,:,2)=24/255;
r(238,:,2)=23/255;
r(239,:,2)=22/255;
r(240,:,2)=21/255;
r(241,:,2)=20/255;
r(242,:,2)=19/255;
r(243,:,2)=19/255;
r(244,:,2)=18/255;
r(245,:,2)=17/255;
r(246,:,2)=16/255;
r(248,:,2)=15/255;
r(249,:,2)=14/255;
r(250,:,2)=13/255;
r(251,:,2)=12/255;
r(252,:,2)=11/255;
r(253,:,2)=9/255;
r(254,:,2)=8/255;
r(255,:,2)=7/255;
r(256,:,2)=6/255;